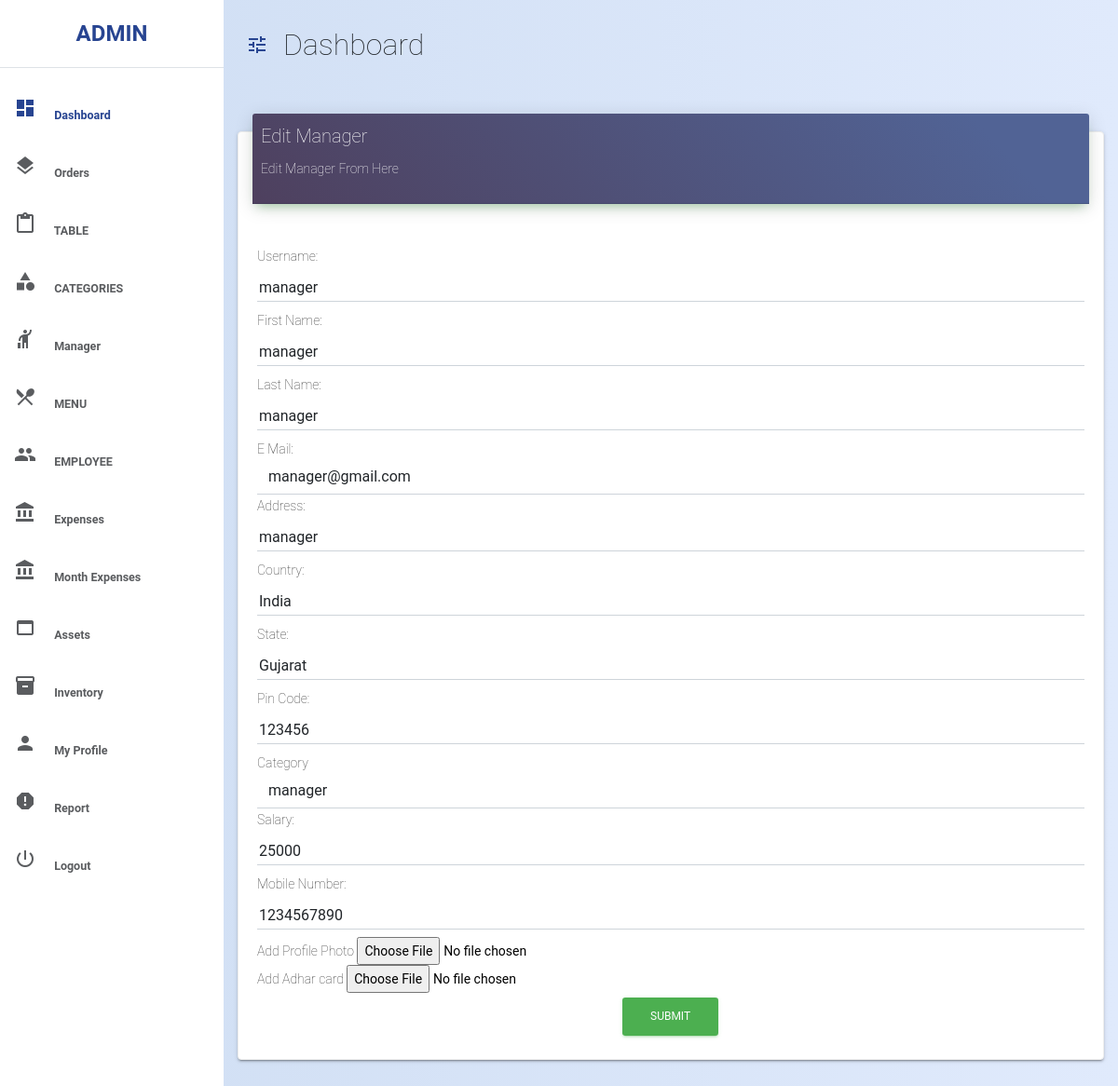
Page /rest_admin/manager_form_edit/4/ (signed in) on the committed database.
### accounts/models.py (models this page shows, shortened)
class User(AbstractUser):
    mobile_no = models.CharField(max_length=10,
                                    validators=[RegexValidator(r'^\d{9,10}$')])
    address = models.CharField(max_length=200)
    country = models.CharField(max_length=50)
    state = models.CharField(max_length=50)
    pin_code = models.CharField(max_length=6,
                                validators=[RegexValidator(r'^\d{5,6}$')])
    profile_photo = models.ImageField(upload_to='profile_pic',
                                        null=True,
                                        blank=True)
    restaurant_name = models.CharField(max_length=120, null=True, blank=True)
    land_line_number = models.CharField(
        max_length=6,
        validators=[RegexValidator(r'^\d{5,6}$')],
        null=True,
        blank=True)
    discount = models.PositiveIntegerField(null=True, blank=True)
    offer = models.CharField(max_length=10, null=True, blank=True)
    GST_Number = models.CharField(max_length=30, null=True, blank=True)
    SGST = models.CharField(max_length=6, null=True, blank=True)
    CGST = models.CharField(max_length=6, null=True, blank=True)
    rest = models.ForeignKey('self',
                                on_delete=models.CASCADE,
                                null=True,
                                blank=True)
    Adhaar_Card = models.FileField(upload_to='emp_det', null=True, blank=True)
    Category = models.CharField(choices=e_category,
                                max_length=10,
                                null=True,
                                blank=True)
    salary = models.PositiveIntegerField(null=True, blank=True)
    is_rest = models.BooleanField(default=False)
    is_manager = models.BooleanField(default=False)
    is_employee = models.BooleanField(default=False)

### rest_admin/views.py (the view)
# urls.py: path('manager_form_edit/<int:id>/',
def manager_form_edit(request, id):
    restro = User.objects.get(id=request.user.id)
    instance = get_object_or_404(User, id=id)
    form = EditEmployeeForm(
        request.POST or None, request.FILES or None, instance=instance)
    if form.is_valid():
        form.save()
        return redirect('rest_admin:manager_list')
    else:
        print(form.errors)
    return render(request, 'rest_admin/manager_edite.html', {
        'form': form,
        'restro': restro
    })

### templates/rest_admin/manager_edite.html (shortened to what this page needs)
<!DOCTYPE html>
{% extends 'res_base.html' %}
{% load static %}
    {% block head %}
        <link href="{% static 'my_css/qr.css' %}" rel="stylesheet" />
    {% endblock %}
{% block body %}
    <div class="card bg-white">
    <div class="card-header card-header-primary">
        <h4 class="card-title">Edit Manager</h4>
        <p class="card-category">Edit Manager From Here</p>
    </div>
    <br />
    <div class="card-body">
        <form method="post" enctype="multipart/form-data">
        <div class="col-md-12">
            <div class="form-group">
            <label class="bmd-label-floating">Username:</label>
            {{ form.username }}
            </div>
        </div>
        <div class="col-md-12">
            <div class="form-group">
            <label class="bmd-label-floating">First Name:</label>
            {{ form.first_name }}
            </div>
        </div>
        <div class="col-md-12">
            <div class="form-group">
            <label class="bmd-label-floating">Last Name:</label>
            {{ form.last_name }}
            </div>
        </div>
        <div class="col-md-12">
            <div class="form-group">
            <label class="bmd-label-floating">E Mail:</label>
            {{ form.email }}
            </div>
        </div>
        <div class="col-md-12">
            <div class="form-group">
            <label class="bmd-label-floating">Address:</label>
            {{ form.address }}
            </div>
        </div>
        <div class="col-md-12">
            <div class="form-group">
            <label class="bmd-label-floating">Country:</label>
            {{ form.country }}
            </div>
        </div>
        <div class="col-md-12">
            <div class="form-group">
            <label class="bmd-label-floating">State:</label>
            {{ form.state }}
            </div>
        </div>
        <div class="col-md-12">
            <div class="form-group">
            <label class="bmd-label-floating">Pin Code:</label>
            {{ form.pin_code }}
            </div>
        </div>
        <div class="col-md-12">
            <div class="form-group">
            <label class="bmd-label-floating">Category</label>
            {{ form.Category }}
            </div>
        </div>
        <div class="col-md-12">
            <div class="form-group">
            <label class="bmd-label-floating">Salary:</label>
            {{ form.salary }}
            </div>
        </div>
        <div class="col-md-12">
            <div class="form-group">
            <label class="bmd-label-floating">Mobile Number:</label>
            {{ form.mobile_no }}
            </div>
        </div>
        <div class="col-md-12">
            <div class="form">
            <label class="bmd-label-floating">Add Profile Photo</label>
            <span style="color: black">{{ form.profile_photo }}</span>
            </div>
        </div>
        <div class="col-md-12">
            <div class="form">
            <label class="bmd-label-floating">Add Adhar card</label>
            <span style="color: black">{{ form.Adhaar_Card }}</span>
            </div>
        </div>
        <center>
            <button class="btn btn-success" type="submit">submit</button>
        </center>
        </form>
    </div>
    </div>
{% endblock %}

### templates/res_base.html (shortened to what this page needs)
<!DOCTYPE html>
{% load static %}
{% load webpush_notifications %}
<html lang="en">
<head>
    <link href="{% static 'bootstrap/css/bootstrap.min.css' %}" rel="stylesheet" >
    <link rel="stylesheet" href="{% static 'assets/css/style.css' %}" />
    {% block head %}
    {% endblock %}
</head>
<body>
    <div class="d-flex" id="main-wrapper">
        <div class="bg-white" id="sidebar">
            <div class="sidebar-heading text-center py-4 primary-text fs-4 fw-bold text-uppercase border-bottom" >{% block res_name %}{{ restro.restaurant_name }}{% endblock %}</div>
            <div class="list-group list-group-flush my-3">
                <a href="{% url 'rest_admin:t_price' %}" class="list-group-item list-group-item-action bg-transparent second-text active" >
                    <span class="me-3 mt-4"
                    ><i class="material-icons">dashboard</i></span
                    >
                    <span>Dashboard</span>
                </a>
                <div>
                    <a class="list-group-item list-group-item-action bg-transparent second-text fw-bold" data-bs-toggle="collapse" href="#ordercollapse" role="button" aria-expanded="false" aria-controls="ordercollapse">
                        <span class="me-3"><i class="material-icons">layers</i></span>
                        <span>Orders</span>
                    </a>
                </div>
                <div>
                    <a class="list-group-item list-group-item-action bg-transparent second-text fw-bold" data-bs-toggle="collapse" href="#tablecollapse" role="button" aria-expanded="false" aria-controls="tablecollapse">
                        <span class="me-3"><i class="material-icons">content_paste</i></span>
                        <span>TABLE</span>
                    </a>
                </div>
                <div>
                    <a class="list-group-item list-group-item-action bg-transparent second-text fw-bold" data-bs-toggle="collapse" href="#categorycollapse" role="button" aria-expanded="false" aria-controls="categorycollapse">
                        <span class="me-3"><i class="material-icons">category</i></span>
                        <span>CATEGORIES</span>
                    </a>
                </div>
                <div>
                    <a class="list-group-item list-group-item-action bg-transparent second-text fw-bold" data-bs-toggle="collapse" href="#managercollapse" role="button" aria-expanded="false" aria-controls="managercollapse">
                        <span class="me-3"><i class="material-icons">hail</i></span>
                        <span>Manager</span>
                    </a>
                </div>
                <div>
                    <a class="list-group-item list-group-item-action bg-transparent second-text fw-bold" data-bs-toggle="collapse" href="#menucollapse" role="button" aria-expanded="false" aria-controls="menucollapse">
                        <span class="me-3"><i class="material-icons">restaurant_menu</i></span>
                        <span>MENU</span>
                    </a>
                </div>
                <div>
                    <a class="list-group-item list-group-item-action bg-transparent second-text fw-bold" data-bs-toggle="collapse" href="#employeecollapse" role="button" aria-expanded="false" aria-controls="employeecollapse">
                        <span class="me-3"><i class="material-icons">group</i></span>
                        <span>EMPLOYEE</span>
                    </a>
                </div>
                <div>
                    <a class="list-group-item list-group-item-action bg-transparent second-text fw-bold" data-bs-toggle="collapse" href="#expensecollapse" role="button" aria-expanded="false" aria-controls="expensecollapse">
                        <span class="me-3"><i class="material-icons">account_balance</i></span>
                        <span>Expenses</span>
                    </a>
                </div>
                <div>
                    <a class="list-group-item list-group-item-action bg-transparent second-text fw-bold" data-bs-toggle="collapse" href="#mexpensecollapse" role="button" aria-expanded="false" aria-controls="mexpensecollapse">
                        <span class="me-3"><i class="material-icons">account_balance</i></span>
                        <span>Month Expenses</span>
                    </a>
                </div>
                <div>
                    <a class="list-group-item list-group-item-action bg-transparent second-text fw-bold" data-bs-toggle="collapse" href="#assetscollapse" role="button" aria-expanded="false" aria-controls="assetscollapse">
                        <span class="me-3"><i class="material-icons">web_asset</i></span>
                        <span>Assets</span>
                    </a>
                </div>
                <div>
                    <a class="list-group-item list-group-item-action bg-transparent second-text fw-bold" data-bs-toggle="collapse" href="#Inventorycollapse" role="button" aria-expanded="false" aria-controls="Inventorycollapse">
                        <span class="me-3"><i class="material-icons">inventory_2</i></span>
                        <span>Inventory</span>
                    </a>
                </div>
                <a href="{% url 'rest_admin:user_profile' %}" class="list-group-item list-group-item-action bg-transparent second-text fw-bold">
                    <span class="me-3 mt-4"
                    ><i class="material-icons">person</i></span
                    >
                    <span>My Profile</span>
                </a>
                <a href="{% url 'rest_admin:balence_sheet' %}" class="list-group-item list-group-item-action bg-transparent second-text fw-bold">
                    <span class="me-3 mt-4"
                    ><i class="material-icons">report</i></span
                    >
                    <span>Report</span>
                </a>
                <a href="{% url 'accounts:user_logout' %}" class="list-group-item list-group-item-action bg-transparent second-text fw-bold">
                    <span class="me-3 mt-4"
                    ><i class="material-icons ">power_settings_new</i></span
                    >
                    <span>Logout</span>
                </a>
            </div>
        </div>
        <div id="page-content-wrapper">
            <nav class="navbar navbar-expand-lg navbar-light bg-transparent py-4 px-4">
                <div class="d-flex align-items-center">
                    <i class="material-icons primary-text fs-4 me-3" id="menu-toggle">tune</i>
                    <h2 class="fs-2 m-0">Dashboard</h2>
                </div>
            </nav>
            <div class="container-fluid" style="padding: 15px;">
                {% block body %}
                {% endblock body %}
            </div>
        </div>
    </div>
</body>
</html>

### static/assets/css/style.css (style rules this page uses)
body, h1, h2, h3, h4, h5, h6, .h1, .h2, .h3, .h4 { font-family: "Roboto", "Helvetica", "Arial", sans-serif; font-weight: 200; line-height: 1.5em; }
:root { --main-bg-color: #009d63; --main-text-color: #274491; --second-text-color: #5a5c5f; --second-bg-color: #c1efde; --card-header-success-color: #274491; }
.primary-text { color: var(--main-text-color); }
.second-text { color: var(--second-text-color); }
#main-wrapper { overflow-x: hidden; background: #e0eafc; background: -webkit-linear-gradient( to right, #cfdef3, #e0eafc ); background: linear-gradient( to right, #cfdef3, #e0eafc ); }
#sidebar { min-height: 100vh; margin-left: -15rem; -webkit-transition: margin 0.25s ease-out; -moz-transition: margin 0.25s ease-out; -o-transition: margin 0.25s ease-out; transition: margin 0.25s ease-out; }
#sidebar .sidebar-heading { padding: 0.875rem 1.25rem; font-size: 1.2rem; }
#sidebar .list-group { width: 15rem; }
#page-content-wrapper { min-width: 100vw; }
#menu-toggle { cursor: pointer; }
.list-group-item { border: none; padding: 15px 15px; font-size: 12.5px; }
.list-group-item.active { background-color: transparent; color: var(--main-text-color); font-weight: bold; border: none; }
.card { box-shadow: 0 1px 4px 0 rgb(0 0 0 / 14%); }
.card { border: 0; margin-bottom: 30px; margin-top: 30px; border-radius: 6px; color: #333333; background: #fff; width: 100%; box-shadow: 0 2px 2px 0 rgb(0 0 0 / 14%), 0 3px 1px -2px rgb(0 0 0 / 20%), 0 1px 5px 0 rgb(0 0 0 / 12%); }
.card { position: relative; display: flex; flex-direction: column; min-width: 0; word-wrap: break-word; background-color: #fff; background-clip: border-box; border: 1px solid #eeeeee; border-radius: 0.25rem; }
.card { font-size: 0.875rem; }
.card-header { box-shadow: 0 4px 20px 0px rgb(0 0 0 / 14%), 0 7px 10px -5px rgb(76 175 80 / 40%); border-radius: 3px; margin-top: -20px; margin-left: 15px; margin-right: 15px; padding: 9px; }
.card-header-primary { background: rgb(81, 99, 149); background: linear-gradient( 227deg, rgba(81, 99, 149, 1) 13%, rgba(79, 79, 117, 1) 63%, rgba(78, 64, 94, 1) 100% ); }
.card-title { color: #fff; font-size: 20px; align-items: center; }
.card-body { flex: 1 1 auto; padding: 1.25rem; }
.form-control { border-top: none; border-right: none; border-left: none; border-radius: 0; }
.card-category { color: #fff; }
.btn { position: relative; padding: 12px 30px; margin: 0.3125rem 1px; font-size: 0.75rem; font-weight: 400; line-height: 1.428571; text-decoration: none; text-transform: uppercase; letter-spacing: 0; cursor: pointer; background-color: transparent; border: 0; border-radius: 0.2rem; outline: 0; transition: box-shadow 0.2s cubic-bezier(0.4, 0, 1, 1), background-color 0.2s cubic-bezier(0.4, 0, 0.2, 1); will-change: box-shadow, transform; }
.btn.btn-success { color: #fff; background-color: #4caf50; border-color: #4caf50; box-shadow: 0 2px 2px 0 rgb(76 175 80 / 14%), 0 3px 1px -2px rgb(76 175 80 / 20%), 0 1px 5px 0 rgb(76 175 80 / 12%); }
@media (min-width: 768px) { #sidebar { margin-left: 0; } }
@media (min-width: 768px) { #page-content-wrapper { min-width: 0; width: 100%; } }

### static/my_css/qr.css (style rules this page uses)
input[type=text] { width: 100%; padding: 2px 2px; margin: 8px 0; box-sizing: border-box; }

### rows in the picture
User: restaurant_name "ADMIN"
User: username "manager", first_name "manager", last_name "manager", email "manager@gmail.com", address "manager", country "India", state "Gujarat", pin_code "123456", Category "manager", salary "25000", mobile_no "1234567890"
